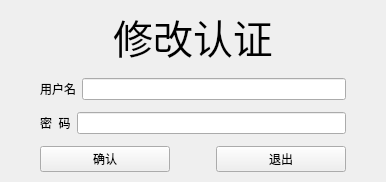
<?xml version="1.0" encoding="UTF-8"?>
<ui version="4.0">
 <class>AuthDlg</class>
 <widget class="QWidget" name="AuthDlg">
  <property name="geometry">
   <rect>
    <x>0</x>
    <y>0</y>
    <width>386</width>
    <height>182</height>
   </rect>
  </property>
  <property name="windowTitle">
   <string>AuthDlg</string>
  </property>
  <layout class="QVBoxLayout" name="verticalLayout">
   <property name="spacing">
    <number>5</number>
   </property>
   <property name="leftMargin">
    <number>0</number>
   </property>
   <property name="topMargin">
    <number>0</number>
   </property>
   <property name="rightMargin">
    <number>0</number>
   </property>
   <property name="bottomMargin">
    <number>0</number>
   </property>
   <item>
    <widget class="QLabel" name="label">
     <property name="sizePolicy">
      <sizepolicy hsizetype="Preferred" vsizetype="Fixed">
       <horstretch>0</horstretch>
       <verstretch>0</verstretch>
      </sizepolicy>
     </property>
     <property name="font">
      <font>
       <family>Adobe 楷体 Std R</family>
       <pointsize>30</pointsize>
      </font>
     </property>
     <property name="styleSheet">
      <string notr="true"/>
     </property>
     <property name="text">
      <string>修改认证</string>
     </property>
     <property name="alignment">
      <set>Qt::AlignCenter</set>
     </property>
    </widget>
   </item>
   <item>
    <layout class="QHBoxLayout" name="horizontalLayout">
     <item>
      <spacer name="horizontalSpacer_4">
       <property name="orientation">
        <enum>Qt::Horizontal</enum>
       </property>
       <property name="sizeType">
        <enum>QSizePolicy::Fixed</enum>
       </property>
       <property name="sizeHint" stdset="0">
        <size>
         <width>40</width>
         <height>20</height>
        </size>
       </property>
      </spacer>
     </item>
     <item>
      <widget class="QLabel" name="label_2">
       <property name="text">
        <string>用户名</string>
       </property>
      </widget>
     </item>
     <item>
      <widget class="QLineEdit" name="userName"/>
     </item>
     <item>
      <spacer name="horizontalSpacer_3">
       <property name="orientation">
        <enum>Qt::Horizontal</enum>
       </property>
       <property name="sizeType">
        <enum>QSizePolicy::Fixed</enum>
       </property>
       <property name="sizeHint" stdset="0">
        <size>
         <width>40</width>
         <height>20</height>
        </size>
       </property>
      </spacer>
     </item>
    </layout>
   </item>
   <item>
    <layout class="QHBoxLayout" name="horizontalLayout_2">
     <item>
      <spacer name="horizontalSpacer_5">
       <property name="orientation">
        <enum>Qt::Horizontal</enum>
       </property>
       <property name="sizeType">
        <enum>QSizePolicy::Fixed</enum>
       </property>
       <property name="sizeHint" stdset="0">
        <size>
         <width>40</width>
         <height>20</height>
        </size>
       </property>
      </spacer>
     </item>
     <item>
      <widget class="QLabel" name="label_3">
       <property name="text">
        <string>密  码</string>
       </property>
      </widget>
     </item>
     <item>
      <widget class="QLineEdit" name="password"/>
     </item>
     <item>
      <spacer name="horizontalSpacer_7">
       <property name="orientation">
        <enum>Qt::Horizontal</enum>
       </property>
       <property name="sizeType">
        <enum>QSizePolicy::Fixed</enum>
       </property>
       <property name="sizeHint" stdset="0">
        <size>
         <width>40</width>
         <height>20</height>
        </size>
       </property>
      </spacer>
     </item>
    </layout>
   </item>
   <item>
    <layout class="QHBoxLayout" name="horizontalLayout_3">
     <item>
      <spacer name="horizontalSpacer_2">
       <property name="orientation">
        <enum>Qt::Horizontal</enum>
       </property>
       <property name="sizeType">
        <enum>QSizePolicy::Fixed</enum>
       </property>
       <property name="sizeHint" stdset="0">
        <size>
         <width>40</width>
         <height>20</height>
        </size>
       </property>
      </spacer>
     </item>
     <item>
      <widget class="QPushButton" name="affirm">
       <property name="text">
        <string>确认</string>
       </property>
      </widget>
     </item>
     <item>
      <spacer name="horizontalSpacer">
       <property name="orientation">
        <enum>Qt::Horizontal</enum>
       </property>
       <property name="sizeType">
        <enum>QSizePolicy::Fixed</enum>
       </property>
       <property name="sizeHint" stdset="0">
        <size>
         <width>40</width>
         <height>20</height>
        </size>
       </property>
      </spacer>
     </item>
     <item>
      <widget class="QPushButton" name="exit">
       <property name="text">
        <string>退出</string>
       </property>
      </widget>
     </item>
     <item>
      <spacer name="horizontalSpacer_6">
       <property name="orientation">
        <enum>Qt::Horizontal</enum>
       </property>
       <property name="sizeType">
        <enum>QSizePolicy::Fixed</enum>
       </property>
       <property name="sizeHint" stdset="0">
        <size>
         <width>40</width>
         <height>20</height>
        </size>
       </property>
      </spacer>
     </item>
    </layout>
   </item>
  </layout>
 </widget>
 <layoutdefault spacing="6" margin="11"/>
 <resources/>
 <connections/>
</ui>
